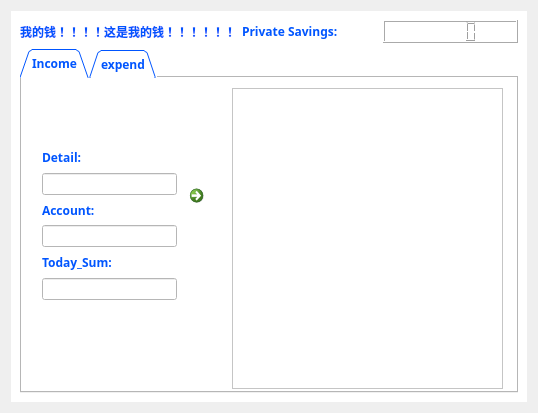
<?xml version="1.0" encoding="UTF-8"?>
<ui version="4.0">
 <class>Finance</class>
 <widget class="QWidget" name="Finance">
  <property name="geometry">
   <rect>
    <x>0</x>
    <y>0</y>
    <width>538</width>
    <height>413</height>
   </rect>
  </property>
  <property name="windowTitle">
   <string>Form</string>
  </property>
  <layout class="QHBoxLayout" name="horizontalLayout">
   <item>
    <widget class="QWidget" name="widget" native="true">
     <property name="styleSheet">
      <string notr="true">color:rgb(0, 85, 255);
background-color:rgb(255, 255, 255)</string>
     </property>
     <layout class="QVBoxLayout" name="verticalLayout">
      <item>
       <layout class="QHBoxLayout" name="horizontalLayout_2">
        <item>
         <widget class="QLabel" name="label_8">
          <property name="font">
           <font>
            <family>微软雅黑</family>
            <weight>75</weight>
            <bold>true</bold>
           </font>
          </property>
          <property name="text">
           <string>我的钱！！！！这是我的钱！！！！！！</string>
          </property>
         </widget>
        </item>
        <item>
         <widget class="QLabel" name="label">
          <property name="font">
           <font>
            <family>微软雅黑</family>
            <weight>75</weight>
            <bold>true</bold>
           </font>
          </property>
          <property name="text">
           <string>Private Savings:</string>
          </property>
         </widget>
        </item>
        <item>
         <widget class="QLCDNumber" name="lcdNumber"/>
        </item>
       </layout>
      </item>
      <item>
       <widget class="QTabWidget" name="tabWidget">
        <property name="font">
         <font>
          <family>微软雅黑</family>
          <weight>75</weight>
          <bold>true</bold>
         </font>
        </property>
        <property name="styleSheet">
         <string notr="true">color:rgb(0, 85, 255);
;</string>
        </property>
        <property name="tabPosition">
         <enum>QTabWidget::North</enum>
        </property>
        <property name="tabShape">
         <enum>QTabWidget::Triangular</enum>
        </property>
        <property name="currentIndex">
         <number>0</number>
        </property>
        <property name="elideMode">
         <enum>Qt::ElideLeft</enum>
        </property>
        <widget class="QWidget" name="tab">
         <attribute name="title">
          <string>Income</string>
         </attribute>
         <widget class="QWidget" name="layoutWidget">
          <property name="geometry">
           <rect>
            <x>20</x>
            <y>70</y>
            <width>135</width>
            <height>152</height>
           </rect>
          </property>
          <layout class="QVBoxLayout" name="verticalLayout_3">
           <item>
            <widget class="QLabel" name="label_5">
             <property name="font">
              <font>
               <family>微软雅黑</family>
               <weight>75</weight>
               <bold>true</bold>
              </font>
             </property>
             <property name="text">
              <string>Detail:</string>
             </property>
            </widget>
           </item>
           <item>
            <widget class="QLineEdit" name="lineEdit_4"/>
           </item>
           <item>
            <widget class="QLabel" name="label_6">
             <property name="font">
              <font>
               <family>微软雅黑</family>
               <weight>75</weight>
               <bold>true</bold>
              </font>
             </property>
             <property name="text">
              <string>Account:</string>
             </property>
            </widget>
           </item>
           <item>
            <widget class="QLineEdit" name="lineEdit_5"/>
           </item>
           <item>
            <widget class="QLabel" name="label_7">
             <property name="font">
              <font>
               <family>微软雅黑</family>
               <weight>75</weight>
               <bold>true</bold>
              </font>
             </property>
             <property name="text">
              <string>Today_Sum:</string>
             </property>
            </widget>
           </item>
           <item>
            <widget class="QLineEdit" name="lineEdit_6"/>
           </item>
          </layout>
         </widget>
         <widget class="QCommandLinkButton" name="commandLinkButton_2">
          <property name="geometry">
           <rect>
            <x>160</x>
            <y>100</y>
            <width>31</width>
            <height>41</height>
           </rect>
          </property>
          <property name="text">
           <string/>
          </property>
         </widget>
         <widget class="QTreeView" name="treeView_2">
          <property name="geometry">
           <rect>
            <x>210</x>
            <y>10</y>
            <width>271</width>
            <height>301</height>
           </rect>
          </property>
          <property name="styleSheet">
           <string notr="true">color:rgb(0, 85, 255);
background:url(:/Image/sun.png)</string>
          </property>
         </widget>
         <zorder>treeView_2</zorder>
         <zorder>layoutWidget</zorder>
         <zorder>commandLinkButton_2</zorder>
        </widget>
        <widget class="QWidget" name="tab_2">
         <attribute name="title">
          <string>expend</string>
         </attribute>
         <widget class="QCommandLinkButton" name="commandLinkButton">
          <property name="geometry">
           <rect>
            <x>160</x>
            <y>100</y>
            <width>31</width>
            <height>41</height>
           </rect>
          </property>
          <property name="text">
           <string/>
          </property>
         </widget>
         <widget class="QTreeView" name="treeView">
          <property name="geometry">
           <rect>
            <x>210</x>
            <y>10</y>
            <width>271</width>
            <height>301</height>
           </rect>
          </property>
          <property name="styleSheet">
           <string notr="true">color:rgb(0, 85, 255);
background:url(:/Image/rain.png)</string>
          </property>
         </widget>
         <widget class="QWidget" name="layoutWidget">
          <property name="geometry">
           <rect>
            <x>20</x>
            <y>70</y>
            <width>135</width>
            <height>152</height>
           </rect>
          </property>
          <layout class="QVBoxLayout" name="verticalLayout_2">
           <item>
            <widget class="QLabel" name="label_2">
             <property name="font">
              <font>
               <family>微软雅黑</family>
               <weight>75</weight>
               <bold>true</bold>
              </font>
             </property>
             <property name="text">
              <string>Detail:</string>
             </property>
            </widget>
           </item>
           <item>
            <widget class="QLineEdit" name="lineEdit"/>
           </item>
           <item>
            <widget class="QLabel" name="label_3">
             <property name="font">
              <font>
               <family>微软雅黑</family>
               <weight>75</weight>
               <bold>true</bold>
              </font>
             </property>
             <property name="text">
              <string>Account:</string>
             </property>
            </widget>
           </item>
           <item>
            <widget class="QLineEdit" name="lineEdit_2"/>
           </item>
           <item>
            <widget class="QLabel" name="label_4">
             <property name="font">
              <font>
               <family>微软雅黑</family>
               <weight>75</weight>
               <bold>true</bold>
              </font>
             </property>
             <property name="text">
              <string>Today_Sum:</string>
             </property>
            </widget>
           </item>
           <item>
            <widget class="QLineEdit" name="lineEdit_3"/>
           </item>
          </layout>
         </widget>
        </widget>
       </widget>
      </item>
     </layout>
    </widget>
   </item>
  </layout>
 </widget>
 <resources/>
 <connections/>
</ui>
